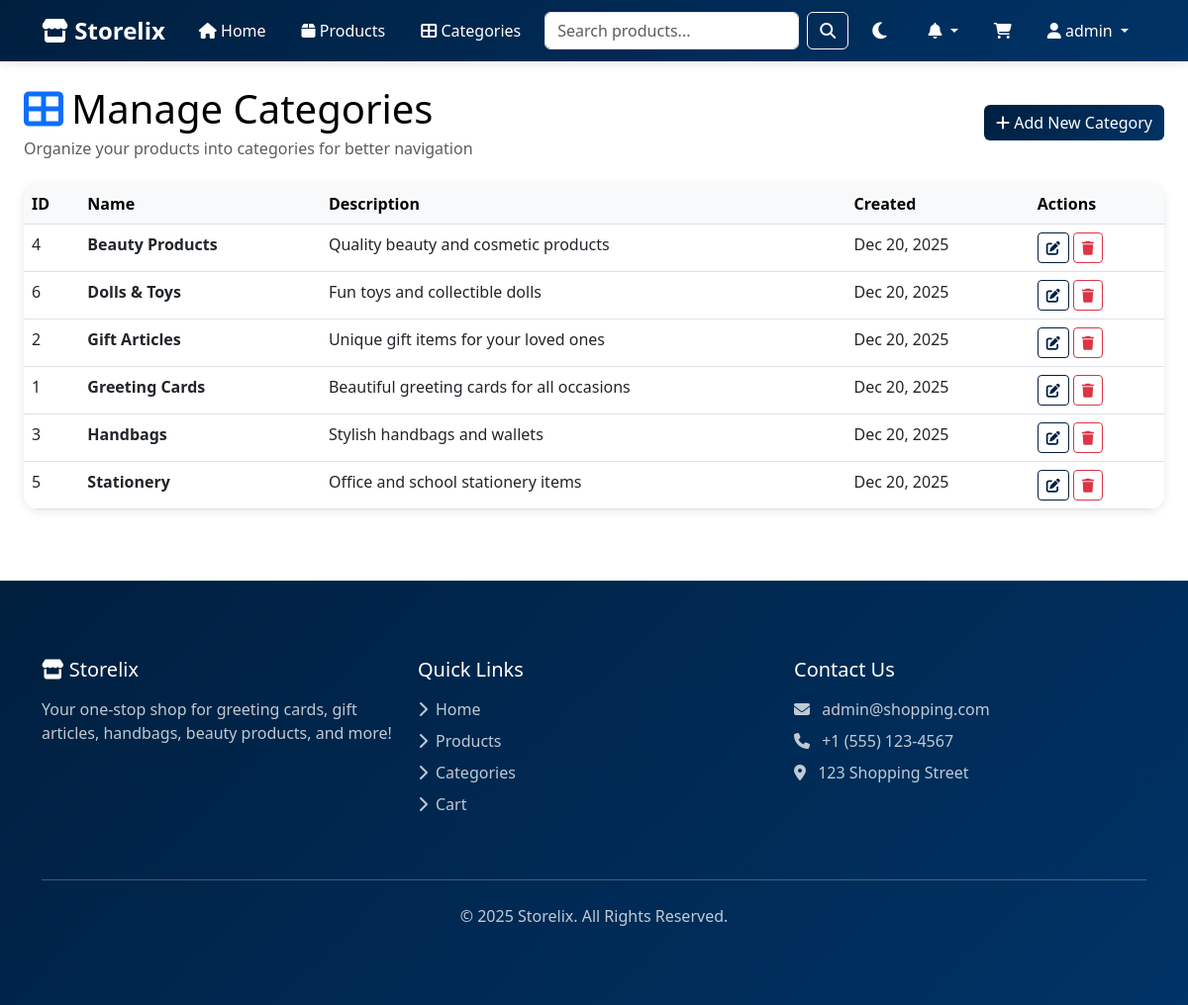
Screenshot of /admin/categories.php (signed in) with the database file from the repository.
### tables this page shows
CREATE TABLE IF NOT EXISTS categories (
    id INT AUTO_INCREMENT PRIMARY KEY,
    name VARCHAR(100) NOT NULL,
    description TEXT,
    image VARCHAR(255),
    created_at TIMESTAMP DEFAULT CURRENT_TIMESTAMP
);

### includes/db.php (called while the page is built, shortened)
<?php
class Database {
    private $conn;
    public function __construct() {
        try {
            $this->conn = new mysqli(DB_HOST, DB_USER, DB_PASS, DB_NAME);
            $this->conn->options(MYSQLI_OPT_CONNECT_TIMEOUT, 30);
            $this->conn->options(MYSQLI_OPT_READ_TIMEOUT, 30);
            $this->conn->set_charset("utf8mb4");
        } catch (Exception $e) {
            die("Database Error: " . $e->getMessage());
        }
    }
    public function query($sql) {
        $result = $this->conn->query($sql);
        return $result;
    }
}
$db = new Database();
?>

### includes/functions.php (called while the page is built, shortened)
<?php
require_once 'db.php';
function getCategories() {
    global $db;
    $result = $db->query("SELECT * FROM categories ORDER BY name ASC");
    return $result->fetch_all(MYSQLI_ASSOC);
}
?>

### admin/categories.php (the view, shortened to what this page needs)
<?php
include '../includes/header.php';
$action = isset($_GET['action']) ? $_GET['action'] : 'list';
$categories = getCategories();
?>
<div class="container-fluid my-4 px-4">
    <div class="d-flex justify-content-between align-items-center mb-4">
        <div>
            <h1 class="mb-1"><i class="fas fa-th-large text-primary me-2"></i>Manage Categories</h1>
            <p class="text-muted mb-0">Organize your products into categories for better navigation</p>
        </div>
        <?php if ($action == 'list'): ?>
            <a href="?action=add" class="btn btn-primary">
                <i class="fas fa-plus"></i> Add New Category
            </a>
        <?php else: ?>
            <a href="categories.php" class="btn btn-secondary">
                <i class="fas fa-arrow-left"></i> Back to List
            </a>
        <?php endif; ?>
    </div>
    <?php if ($action == 'list'): ?>
        <div class="card">
            <div class="card-body p-0">
                <div class="table-responsive">
                    <table class="table table-hover mb-0">
                        <thead class="table-light">
                            <tr>
                                <th>ID</th>
                                <th>Name</th>
                                <th>Description</th>
                                <th>Created</th>
                                <th>Actions</th>
                            </tr>
                        </thead>
                        <tbody>
                            <?php foreach ($categories as $category): ?>
                                <tr>
                                    <td><?php echo $category['id']; ?></td>
                                    <td><strong><?php echo htmlspecialchars($category['name']); ?></strong></td>
                                    <td><?php echo htmlspecialchars($category['description']); ?></td>
                                    <td><?php echo date('M d, Y', strtotime($category['created_at'])); ?></td>
                                    <td>
                                        <a href="?action=edit&id=<?php echo $category['id']; ?>" class="btn btn-sm btn-outline-primary">
                                            <i class="fas fa-edit"></i>
                                        </a>
                                        <form action="" method="POST" class="d-inline" onsubmit="return confirmDelete()">
                                            <button type="submit" class="btn btn-sm btn-outline-danger">
                                                <i class="fas fa-trash"></i>
                                            </button>
                                        </form>
                                    </td>
                                </tr>
                            <?php endforeach; ?>
                        </tbody>
                    </table>
                </div>
            </div>
        </div>
    <?php endif; ?>
</div>
<?php include '../includes/footer.php'; ?>

### includes/header.php (style rules this page uses)
:root { --primary-color: #001f3f; --secondary-color: #003366; --dark-color: #333; --light-color: #f8f9fa; --bg-color: #ffffff; --text-color: #000000; --card-bg: #ffffff; --navbar-bg: linear-gradient(135deg, var(--primary-color), var(--secondary-color)); --navbar-text: white; --footer-bg: linear-gradient(135deg, var(--primary-color), var(--secondary-color)); --footer-text: white; --hero-bg: linear-gradient(135deg, var(--primary-color), var(--secondary-color)); }
body { font-family: 'Segoe UI', Tahoma, Geneva, Verdana, sans-serif; min-height: 100vh; display: flex; flex-direction: column; background-color: var(--bg-color); color: var(--text-color); transition: background-color 0.3s, color 0.3s; }
.card { background-color: var(--card-bg); color: var(--text-color); border: 1px solid rgba(0,0,0,0.1); }
.btn-primary { background-color: var(--primary-color); border-color: var(--primary-color); }
.btn-outline-primary { color: var(--primary-color); border-color: var(--primary-color); }
.btn-primary { background: linear-gradient(135deg, var(--primary-color), var(--secondary-color)); border: none; }
.card { border: none; border-radius: 15px; overflow: hidden; transition: all 0.3s; box-shadow: 0 2px 10px rgba(0,0,0,0.1); background-color: var(--card-bg); color: var(--text-color); }

### rows the page displays
categories: id "4", name "Beauty Products", description "Quality beauty and cosmetic products", created_at "Dec 20, 2025"
categories: id "6", name "Dolls & Toys", description "Fun toys and collectible dolls", created_at "Dec 20, 2025"
categories: id "2", name "Gift Articles", description "Unique gift items for your loved ones", created_at "Dec 20, 2025"
categories: id "1", name "Greeting Cards", description "Beautiful greeting cards for all occasions", created_at "Dec 20, 2025"
categories: id "3", name "Handbags", description "Stylish handbags and wallets", created_at "Dec 20, 2025"
categories: id "5", name "Stationery", description "Office and school stationery items", created_at "Dec 20, 2025"

### other values shown
SITE_NAME "Storelix"
$_SESSION['username'] "admin"
ADMIN_EMAIL "admin@shopping.com"
